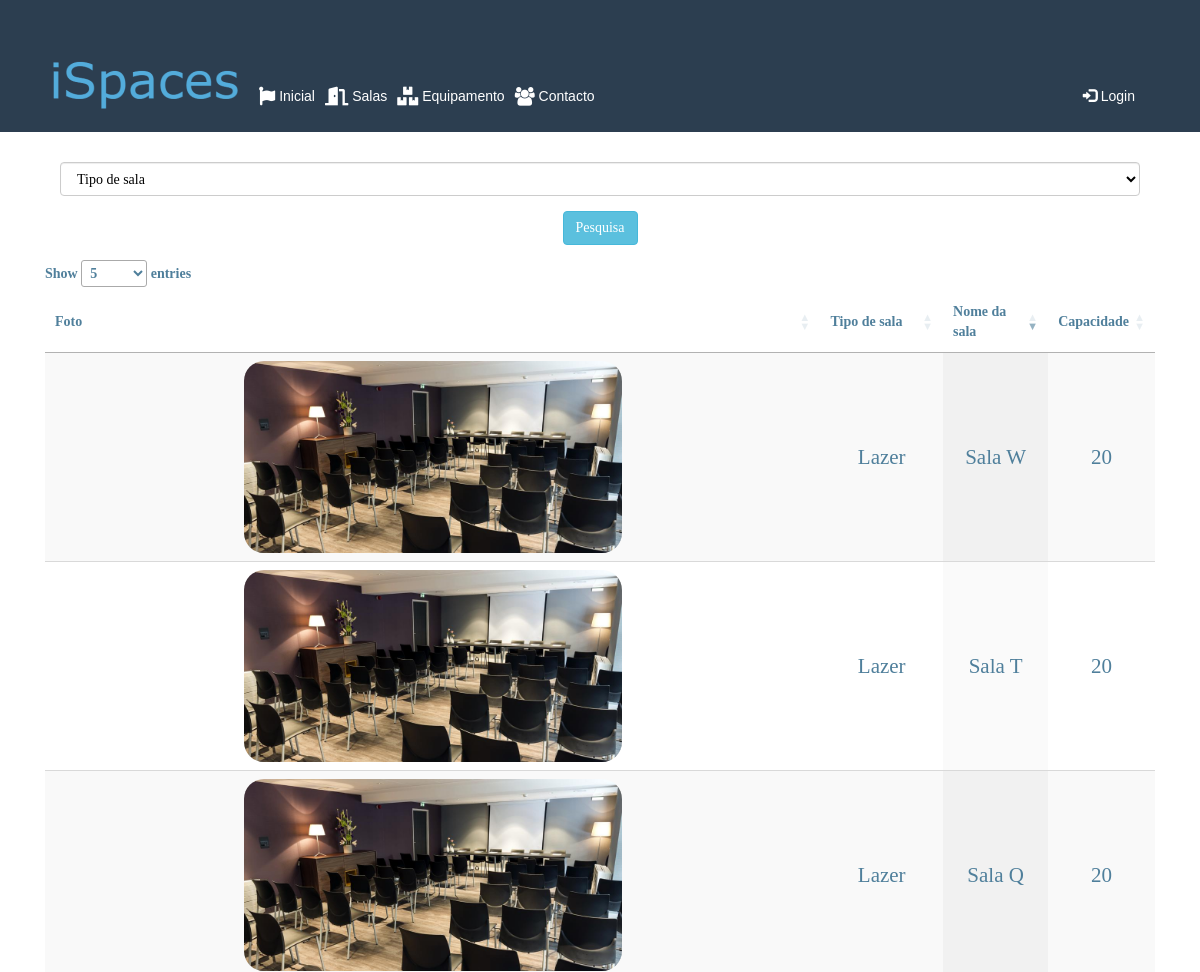
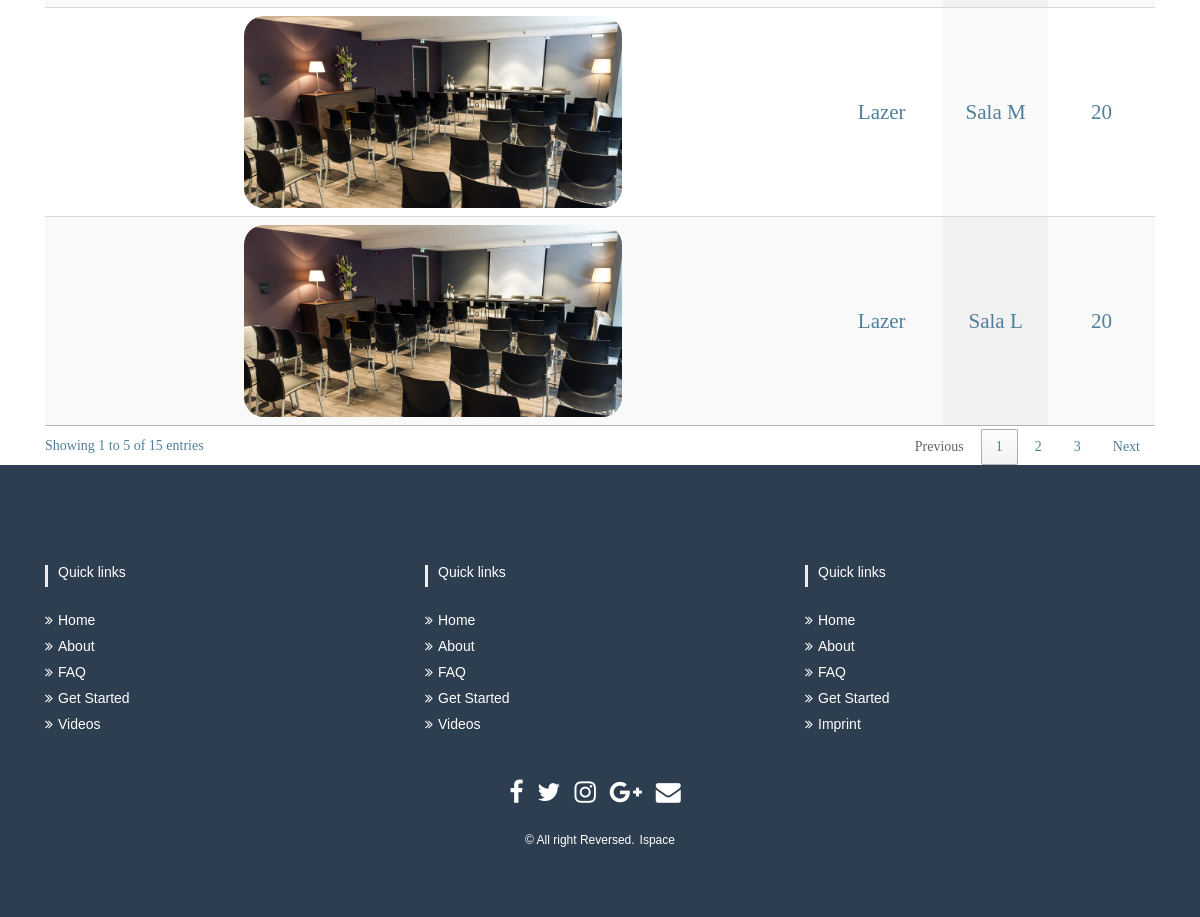
The app's page /index.php/publico_c/mostra_salas with its own data (2 pictures, top to bottom).
### tables this page shows
CREATE TABLE `tipologia` (
  `id` int(11) NOT NULL,
  `capacidade` int(11) NOT NULL,
  `disponibilidade` int(11) NOT NULL,
  `nome` varchar(45) NOT NULL,
  `imagem` varchar(45) NOT NULL,
  `sala_id` int(11) NOT NULL
);

CREATE TABLE `sala` (
  `id` int(11) NOT NULL,
  `tipo_sala` varchar(45) NOT NULL
);

### application/controllers/Publico_c.php (called while the page is built, shortened)
<?php
class Publico_c extends CI_Controller {
	public function __construct(){
			$this->load->model('Publico_m');
			$this->load->helper('url_helper');
			$this->load->library("pagination");
	}
	public function mostra_salas(){
		$salas = $this->input->post('search_sala');
		$data['salas']=$this->Publico_m->selecionarSala();
		$data['equipamento']=$this->Publico_m->selecionarEquipamento();
		$data["sala"] = $this->Publico_m->busca_salas($salas);
		$this->load->view('templates/header');
		$this->load->view('publico/salas',$data);
		$this->load->view('templates/Footer');
	}
}

### index.php (called while the page is built, shortened)
<?php
require_once BASEPATH.'core/CodeIgniter.php';

### application/models/Publico_m.php (called while the page is built, shortened)
<?php
class Publico_m extends CI_Model
{
    public function busca_salas($salas){
            $this->db->select('sala.id "id",sala.tipo_sala,tipologia.nome "nome_sala",tipologia.id "tipoid",tipologia.capacidade "capacidade",tipologia.disponibilidade "disponibilidade",tipologia.imagem "imagem"');
            $this->db->from('sala');
            $this->db->join('tipologia', 'tipologia.sala_id = sala.id');
            $query = $this->db->get();
            return $query->result_array();
    }
}

### application/views/publico/Salas.php (the view, shortened to what this page needs)
<div class="container mostrasalas">
    <div class="form-group col-md-12">
        <?php echo form_open('Publico_c/mostra_salas') ?>
        <select style="color:black" name="search_sala" class="form-control">
            <option value="" selected>Tipo de sala</option>
        </select>
    </div>
    <div class="form-group col-md-12 ">
        <input type="submit" class="btn btn-info" name="submit" value="Pesquisa">
    </div>
    <?php
        if (!$this->session->userdata("usuario_logado")) { ?>
    <table id="example" class="display" style="width:100%">
        <thead>
            <tr>
                <th>Foto</th>
                <th>Tipo de sala</th>
                <th>Nome da sala</th>
                <th>Capacidade</th>
            </tr>
        </thead>
        <tbody>
            <?php foreach ($sala as $row) { ?>
            <tr>
                <td>
                    <img height:="50%" width="50%" class="imagem_salas" src="<?php echo base_url($row['imagem'])?>">
                </td>
                <td class="texto ">
                    <?php echo $row['tipo_sala'] ?>
                </td>
                <td class="texto ">
                    <?php echo $row['nome_sala'] ?>
                </td>
                <td class="texto ">
                    <?php echo $row['capacidade'] ?>
                </td>
            </tr>
            <?php } ?>
        </tbody>
    </table>
    <?php }  ?>
    </div>

### assets/css/salas.css (style rules this page uses)
.mostrasalas { color:rgb(79, 127, 155); font-family: 'Times New Roman', Times, serif; text-align: center; margin-top: 30px; }
.texto { padding-top: 15%; font-size: 1.5em; }
.imagem_salas { border-radius: 20px; }

### assets/css/sala_admin.css (style rules this page uses)
body { font-family: 'Varela Round', sans-serif; }
.container { margin-top: 30px; }

### records on screen
tipologia: imagem (picture), sala.tipo_sala "Lazer", nome "Sala L", capacidade "20"
tipologia: imagem (picture), sala.tipo_sala "Lazer", nome "Sala M", capacidade "20"
tipologia: imagem (picture), sala.tipo_sala "Lazer", nome "Sala Q", capacidade "20"
tipologia: imagem (picture), sala.tipo_sala "Lazer", nome "Sala W", capacidade "20"
tipologia: imagem (picture), sala.tipo_sala "Lazer", nome "Sala T", capacidade "20"
